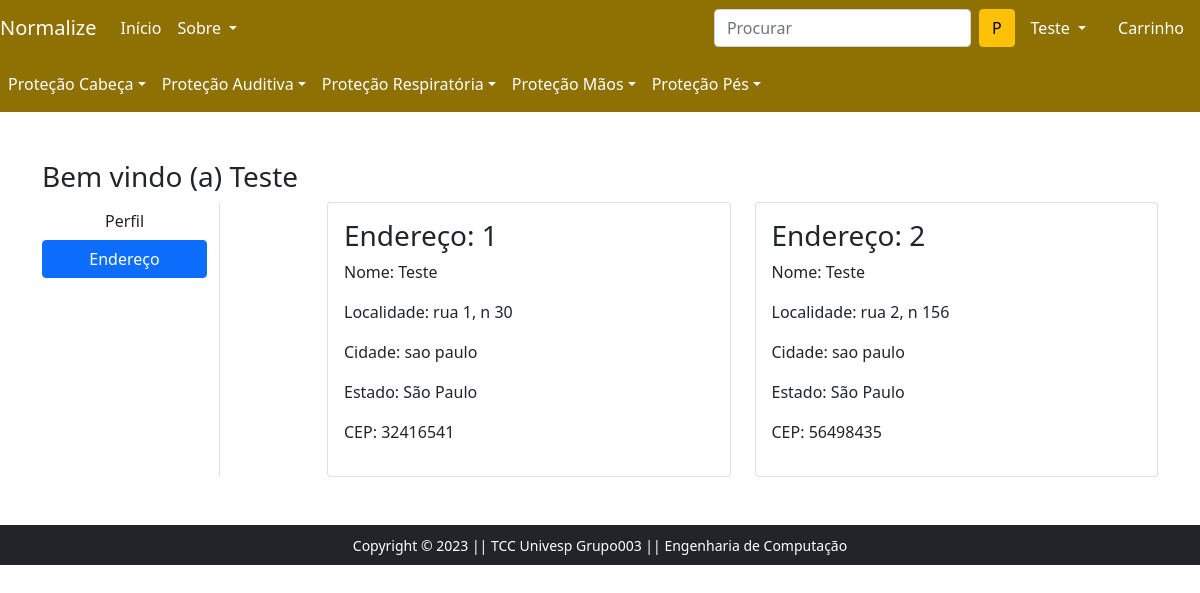
Page /address/ (signed in) on the earlier database version.
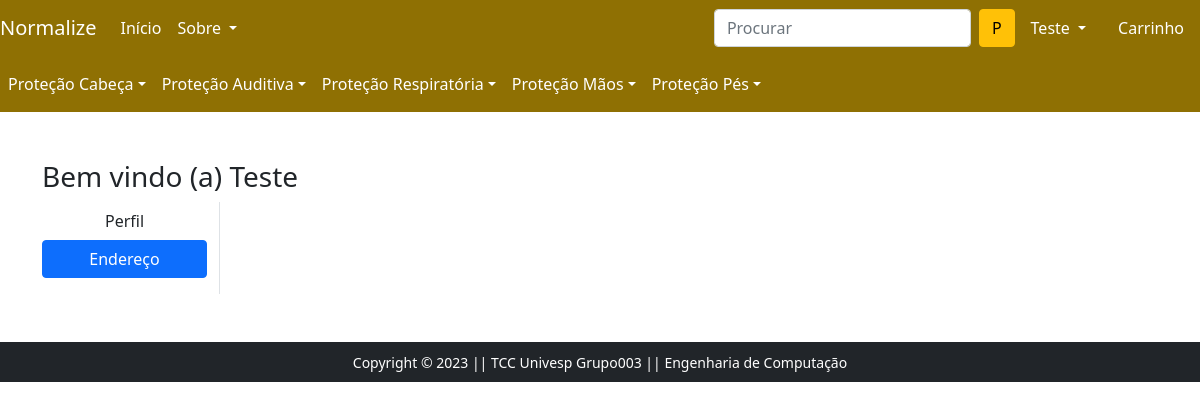
Same page on the later database version.
### app/models.py (models this page shows, shortened)
class Customer(models.Model):
    user = models.ForeignKey(User, on_delete=models.CASCADE)
    name = models.CharField(max_length=200)
    locality = models.CharField(max_length=200)
    city = models.CharField(max_length=50)
    zipcode = models.IntegerField()
    state = models.CharField(choices=STATE_CHOICES, max_length=50)

### app/views.py (the view)
# urls.py: path('address/', views.address, name='address'),
@login_required
def address(request):
 add = Customer.objects.filter(user=request.user)
 return render(request, 'app/address.html', {'add':add,'active':'btn-primary'})

### app/templates/app/address.html (shortened to what this page needs)
{% extends 'app/base.html' %}
{% load static %}
{% block main-content %}
<div class="container my-5">
 <div class="row">
 <h3>Bem vindo (a) <span class="text-capitalize">{{request.user}}</span></h3>
  <div class="col-sm-2 border-end">
   <ul class="list-unstyled">
    <li class="d-grid"><a href="{% url 'profile' %}" class="btn">Perfil</a></li>
    <li class="d-grid"><a href="{% url 'address' %}" class="btn {{active}}">Endereço</a></li>
   </ul>
  </div>
  <div class="col-sm-9 offset-sm-1">
   <div class="row">
    {% for ad in add %}
    <div class="col-sm-6">
     <div class="card">
      <div class="card-body">
       <h3>Endereço: {{forloop.counter}}</h3>
       <p>Nome: {{ad.name}}</p>
       <p>Localidade: {{ad.locality}}</p>
       <p>Cidade: {{ad.city}}</p>
       <p>Estado: {{ad.state}}</p>
       <p>CEP: {{ad.zipcode}}</p>
      </div>
     </div>
    </div>
    {% endfor %}
    </div>
   </div>
  </div>
 </div>
{% endblock main-content %}

Differences in the rows shown:
removed Customer: name "Teste", locality "rua 1, n 30", city "sao paulo", state "São Paulo", zipcode "32416541"
removed Customer: name "Teste", locality "rua 2, n 156", city "sao paulo", state "São Paulo", zipcode "56498435"
